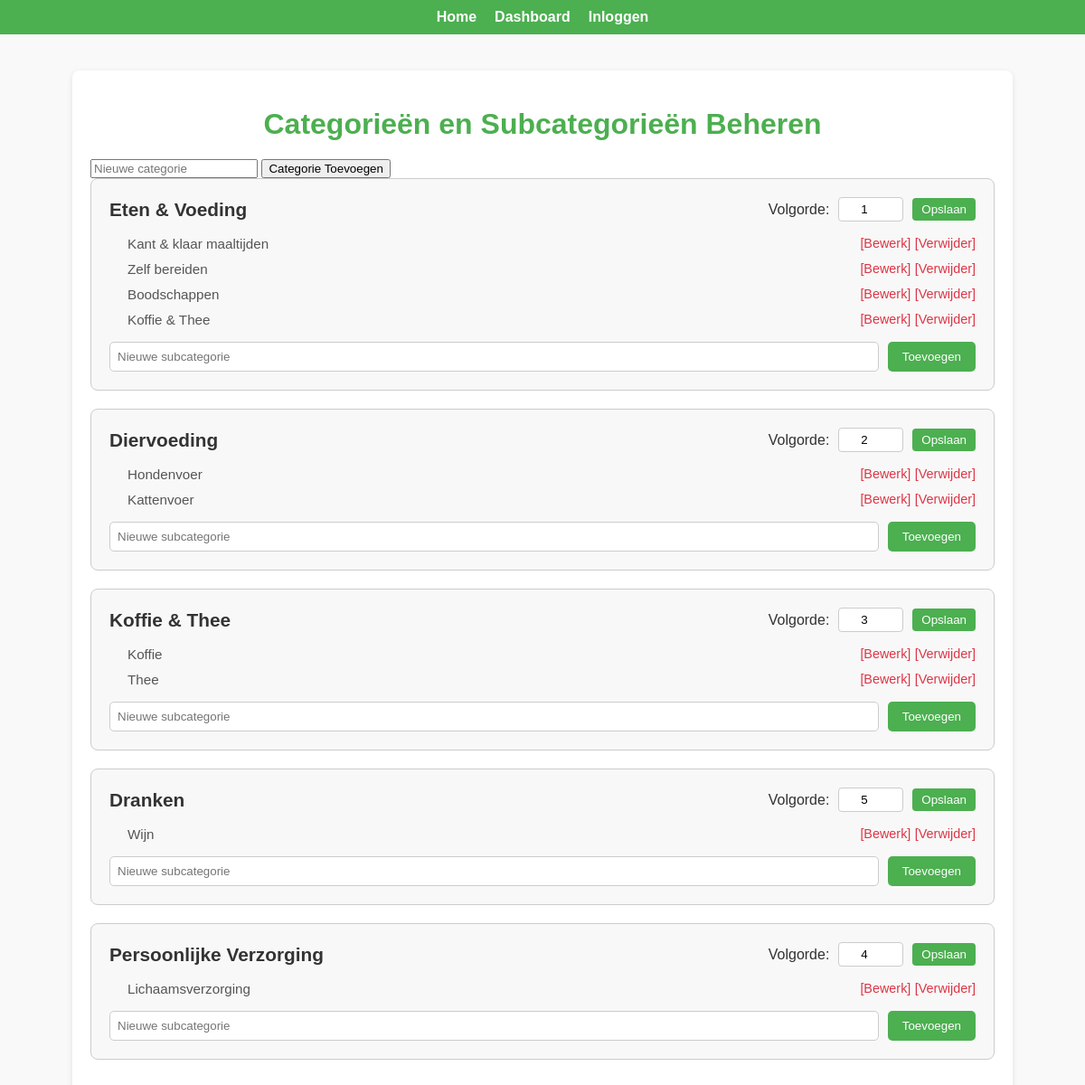
/categorieen, run on the app's committed database.
### app.py (models this page shows)
class Categorie(db.Model):
    id = db.Column(db.Integer, primary_key=True)
    naam = db.Column(db.String(100), nullable=False, unique=True)
    volgorde = db.Column(db.Integer, nullable=False, default=0)
    subcategorieën = db.relationship('Subcategorie', backref='categorie', lazy=True)

class Subcategorie(db.Model):
    id = db.Column(db.Integer, primary_key=True)
    naam = db.Column(db.String(100), nullable=False)
    categorie_id = db.Column(db.Integer, db.ForeignKey('categorie.id'), nullable=False)
    abonnementen = db.relationship('Abonnement', backref='subcategorie', lazy=True)

### app.py (the view, shortened to what this page needs)
@app.route('/categorieen', methods=['GET', 'POST'])
def categorieen():
    categorieen = Categorie.query.all()
    return render_template('categorieen_beheren.html', categorieen=categorieen)

### templates/categorieen_beheren.html (shortened to what this page needs)
<!DOCTYPE html>
<html lang="nl">
<head>
    <link rel="stylesheet" href="styles.css">
</head>
<body>
    <nav>
        <ul>
            <li><a href="{{ url_for('index') }}">Home</a></li>
            <li><a href="{{ url_for('admin_dashboard') }}">Dashboard</a></li>
            {% if current_user.is_authenticated %}
                <li><a href="{{ url_for('logout') }}">Uitloggen</a></li>
            {% else %}
                <li><a href="{{ url_for('login') }}">Inloggen</a></li>
            {% endif %}
        </ul>
    </nav>
    <div class="container">
        <h1>Categorieën en Subcategorieën Beheren</h1>
        <form method="POST" class="form-container">
            <input type="text" name="categorie_naam" placeholder="Nieuwe categorie" required>
            <button type="submit">Categorie Toevoegen</button>
        </form>
        {% for categorie in categorieen %}
        <div class="categorie">
            <div class="categorie-header">
                <h2>{{ categorie.naam }}</h2>
                <form method="POST" action="{{ url_for('update_categorie_volgorde', id=categorie.id) }}">
                    <label for="volgorde">Volgorde:</label>
                    <input type="number" name="volgorde" value="{{ categorie.volgorde }}" min="1" required>
                    <button type="submit">Opslaan</button>
                </form>
            </div>
            <ul class="subcategorie-list">
                {% for subcategorie in categorie.subcategorieën %}
                <li>
                    <span>{{ subcategorie.naam }}</span>
                    <div>
                        <a href="{{ url_for('bewerk_subcategorie', id=subcategorie.id) }}">[Bewerk]</a>
                        <a href="{{ url_for('verwijder_subcategorie', id=subcategorie.id) }}" onclick="return confirm('Weet je zeker dat je deze subcategorie wilt verwijderen?')">[Verwijder]</a>
                    </div>
                </li>
                {% endfor %}
            </ul>
            <form method="POST" class="subcategorie-form">
                <input type="text" name="subcategorie_naam" placeholder="Nieuwe subcategorie" required>
                <button type="submit">Toevoegen</button>
            </form>
        </div>
        {% endfor %}
    </div>
</body>
</html>

### static/styles.css (style rules this page uses)
body { font-family: 'Roboto', sans-serif; }
nav ul { list-style: none; display: flex; justify-content: center; margin: 0; padding: 0; }
nav li { margin: 0 1rem; }
nav a { text-decoration: none; color: white; font-weight: bold; }
.categorie { margin-bottom: 30px; }
.categorie h2 { margin-bottom: 15px; }

### templates/categorieen_beheren.html (style rules this page uses)
body { font-family: Arial, sans-serif; background-color: #f9f9f9; margin: 0; padding: 0; color: #333; }
.container { max-width: 1000px; margin: 40px auto; background: #fff; padding: 20px; border-radius: 8px; box-shadow: 0 2px 6px rgba(0, 0, 0, 0.1); }
h1 { text-align: center; color: #4CAF50; margin-bottom: 20px; }
nav { background-color: #4CAF50; padding: 10px 0; }
nav ul { list-style: none; display: flex; justify-content: center; margin: 0; padding: 0; }
nav ul li { margin: 0 10px; }
nav ul li a { color: white; text-decoration: none; font-weight: bold; font-size: 1rem; }
.categorie { margin-bottom: 20px; padding: 20px; border: 1px solid #ccc; border-radius: 8px; background-color: #f8f8f8; }
.categorie-header { display: flex; justify-content: space-between; align-items: center; }
.categorie-header h2 { margin: 0; font-size: 1.3rem; color: #333; }
.categorie-header form { display: flex; align-items: center; gap: 10px; }
.categorie-header input { width: 60px; padding: 5px; border: 1px solid #ccc; border-radius: 4px; text-align: center; }
.categorie-header button { background-color: #4CAF50; color: white; border: none; padding: 5px 10px; border-radius: 4px; cursor: pointer; }
.subcategorie-list { margin-top: 15px; padding-left: 20px; }
.subcategorie-list li { margin: 10px 0; display: flex; justify-content: space-between; align-items: center; }
.subcategorie-list li span { font-size: 0.95rem; color: #555; }
.subcategorie-list li a { color: #dc3545; text-decoration: none; font-size: 0.9rem; }
.subcategorie-form { margin-top: 15px; display: flex; gap: 10px; }
.subcategorie-form input { flex: 1; padding: 8px; border: 1px solid #ccc; border-radius: 5px; }
.subcategorie-form button { padding: 8px 16px; background-color: #4CAF50; color: white; border: none; border-radius: 5px; cursor: pointer; }

### data on the page
Categorie: naam "Eten & Voeding", volgorde "1"
Subcategorie: naam "Kant & klaar maaltijden"
Subcategorie: naam "Zelf bereiden"
Subcategorie: naam "Boodschappen"
Subcategorie: naam "Koffie & Thee"
Categorie: naam "Diervoeding", volgorde "2"
Subcategorie: naam "Hondenvoer"
Subcategorie: naam "Kattenvoer"
Categorie: naam "Koffie & Thee", volgorde "3"
Subcategorie: naam "Koffie"
Subcategorie: naam "Thee"
Categorie: naam "Dranken", volgorde "5"
Subcategorie: naam "Wijn"
Categorie: naam "Persoonlijke Verzorging", volgorde "4"
Subcategorie: naam "Lichaamsverzorging"
